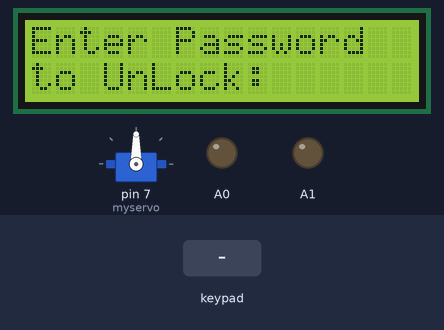
The sketch below on a simulated Arduino Uno, built with avr-gcc and run on an emulated ATmega328P. On the bench: 16×2 character LCD, servo, output pins drawn as LEDs (lit = HIGH). The inputs (shaded band) are chosen by the test bench.

Above: at 1.2 s.
1.3 s: keypad keys 0 6 5 4 pressed 0.4 s apart
At 3.3 s:
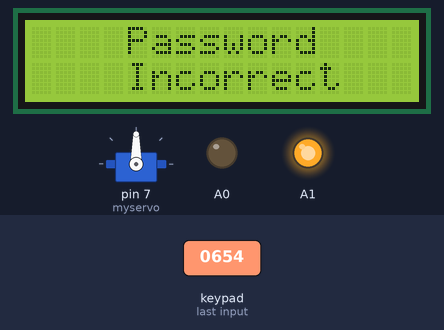
4.4 s: key '1' pressed
At 5.6 s:
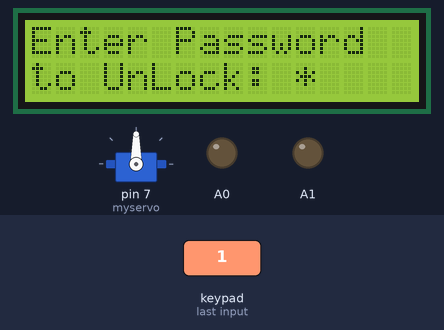
5.9 s: key '2' pressed
At 6.9 s:
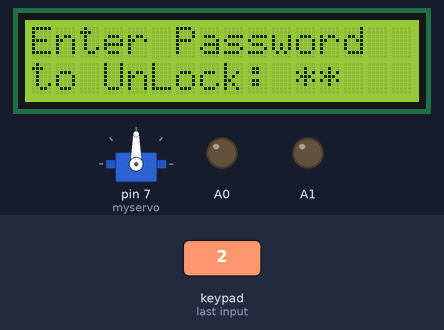
Timing chart, 0 to 8.9 s (numbered marks = the images above; inputs shaded):
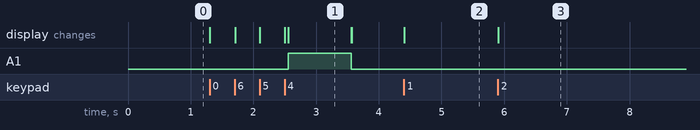

The sketch:

arduino_final.ino
```cpp
#include <LiquidCrystal.h>  //包含LiquidCrystal.h標頭檔
#include <Keypad.h>         //包含Keypad.h標頭檔
#include <Servo.h>          //包含Servo.h標頭檔
#define LockAngle 90        //定義上鎖角度
#define UnlockAngle 0       //定義解鎖角度

Servo myservo;              //建構Servo物件
int servostate;             //伺服馬達狀態
int a=0, b=0, c=0, d=0;
int var=0;
int C1=1,C2=2,C3=3,C4=4;    //設定密碼為1234

const byte ROWS = 4;
const byte COLS = 4;

//定義鍵盤陣列
char keys[ROWS][COLS] = {
  {'1','2','3'},
  {'4','5','6'},
  {'7','8','9'},
  {'*','0','#'}
};

//鍵盤對應的pin
byte pinRows[ROWS] = {0, 6, 5, 4};
byte pinCols[COLS] = {3, 2, 1};

Keypad keypad = Keypad( makeKeymap(keys), pinRows, pinCols, ROWS, COLS );
LiquidCrystal LCD(8,9,10,11,12,13);

void setup(){
  LCD.begin(16,2);
  pinMode(A0,OUTPUT);
  pinMode(A1,OUTPUT);
  myservo.attach(7);
  myservo.write(LockAngle);
  servostate = 1;
}

void loop(){
  char key = keypad.getKey();
  if (key){
    LCD.setCursor(11+var,1);
    LCD.print(key);
    LCD.setCursor(11+var,1);
    LCD.print('*');
    key=key-48;
    var++;
    switch(var){
      case 1:
      	a=key;
    	break;
      case 2:
    	b=key;
    	break;
      case 3:
    	c=key;
    	break;
      case 4:
    	d=key;
   		delay(50);
      if(a==C1 && b==C2 && c==C3 && d==C4){  //輸入密碼＝密碼正確
          LCD.clear();                       //清空螢幕
    	  LCD.setCursor(4,0);
    	  LCD.print("Door");
          LCD.setCursor(4,1);
                         					 //門解鎖
          LCD.print("UnLock");
          myservo.write(UnlockAngle);
          servostate = 0;

          digitalWrite(A0,HIGH);
    	  delay(1000);
          LCD.clear();
          digitalWrite(A0,LOW);             //亮綠燈
          myservo.write(LockAngle);			//門上鎖
          servostate = 1;
        }
      else{                                 //密碼錯誤
        LCD.clear();
        LCD.setCursor(4,0);
        LCD.print("Password");
        LCD.setCursor(4,1);
        LCD.print("Incorrect");
        myservo.write(LockAngle);			//門上鎖
        servostate = 1;
        digitalWrite(A1,HIGH);
        delay(1000);
        LCD.clear();
        digitalWrite(A1,LOW);              //亮紅燈
      }
      var=0;
   	  LCD.clear();
      break;
    }
  }
  if(!key){                               //未輸入密碼
    LCD.setCursor(0,0);
    LCD.print("Enter Password");
    LCD.setCursor(0,1);
    LCD.print("to UnLock:");

  }
  delay(2);
}
```

Measured:
- after the input at 1.3 s, A1: LOW → HIGH after 1.3 s, → LOW 1.0 s later; the display: first changes at once (image 1 shows a later state)
- after the input at 4.4 s, the display: changes at once (image 2)
- after the input at 5.9 s, the display: changes at once (image 3)
- what the display in image 1 shows lasts 1.0 s, from 2.6 s to 3.6 s
